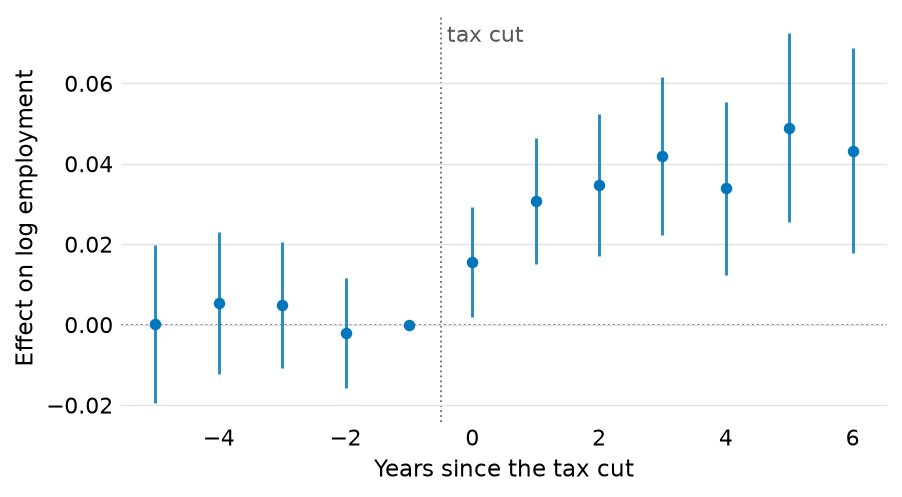

Write the Python code that produced this figure.
"""Event study: estimates with their intervals, a zero rule and a named
treatment date, from synthetic data.

    uv run python docs/gallery/event_study.py

Writes event_study.png beside this script and fails if any label overlaps
something or runs off the figure.
"""

from pathlib import Path

import matplotlib.pyplot as plt
import numpy as np

import figtools as ft


def main():
    ft.setup()
    rng = np.random.default_rng(11)

    # Effect of a payroll-tax cut on log employment, by year relative to the
    # cut. The year before it is the reference, so its estimate is zero.
    k = np.arange(-5, 7)
    effect = np.where(k < 0, 0.0, 0.045 * (1 - np.exp(-(k + 1) / 2.0)))
    est = effect + rng.normal(0, 0.004, len(k))
    se = 0.006 + 0.001 * np.abs(k + 1)
    est[k == -1], se[k == -1] = 0.0, 0.0

    fig, ax = plt.subplots(figsize=(5.9, 3.2))
    ft.pointrange(ax, k, est, est - 1.96 * se, est + 1.96 * se)
    ft.refline(ax, 0)
    ft.refline(ax, -0.5, 'tax cut', axis='x')
    ax.set_xlabel('Years since the tax cut')
    ax.set_ylabel('Effect on log employment')

    found = ft.collisions(fig)
    if found:
        raise SystemExit(f'event_study: labels collide: {found}')
    fig.savefig(Path(__file__).with_suffix('.png'), dpi=150)


if __name__ == '__main__':
    main()
